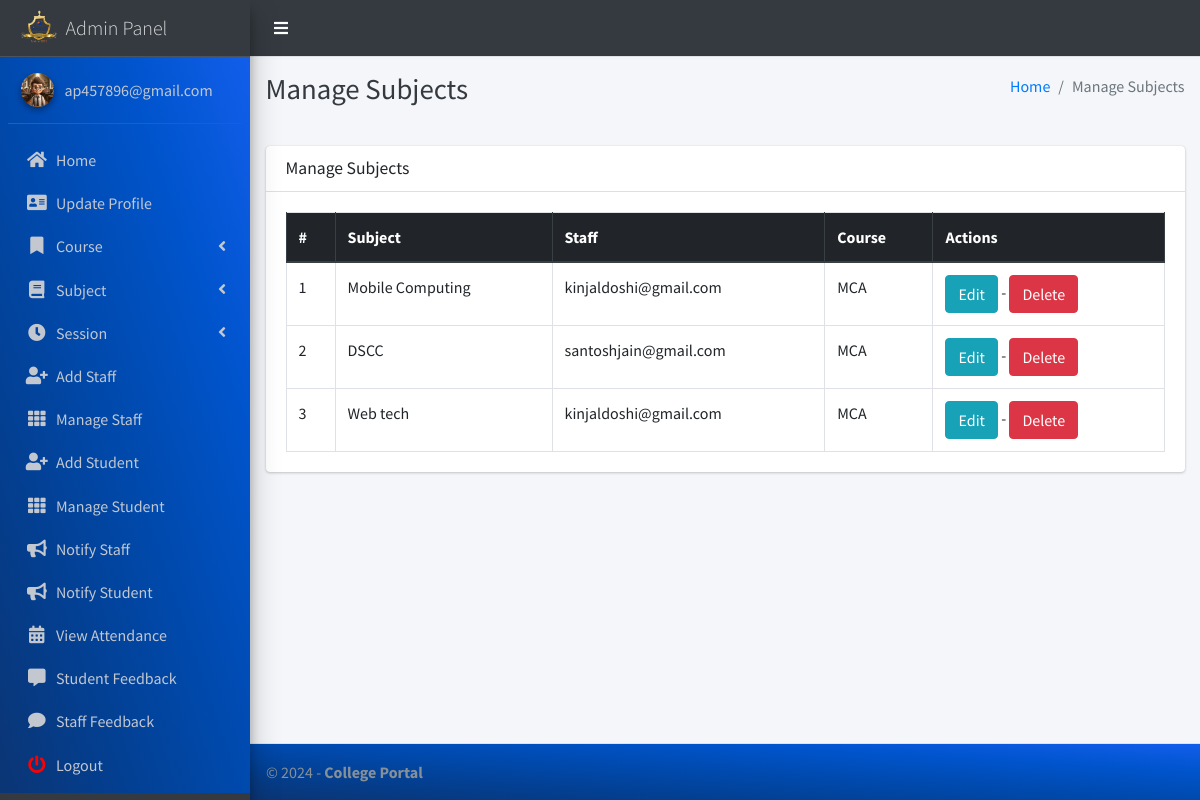
Page /subject/manage/ (signed in) on the committed database.
### main_app/models.py (models this page shows, shortened)
class CustomUser(AbstractUser):
    USER_TYPE = ((1, "HOD"), (2, "Staff"), (3, "Student"))
    GENDER = [("M", "Male"), ("F", "Female")]
    username = None  # Removed username, using email instead
    email = models.EmailField(unique=True)
    user_type = models.CharField(default=1, choices=USER_TYPE, max_length=1)
    gender = models.CharField(max_length=1, choices=GENDER)
    profile_pic = models.ImageField()
    address = models.TextField()
    fcm_token = models.TextField(default="")  # For firebase notifications
    created_at = models.DateTimeField(auto_now_add=True)
    updated_at = models.DateTimeField(auto_now=True)
    USERNAME_FIELD = "email"
    REQUIRED_FIELDS = []
    objects = CustomUserManager()

class Subject(models.Model):
    name = models.CharField(max_length=120)
    staff = models.ForeignKey(Staff, on_delete=models.CASCADE)
    course = models.ForeignKey(Course, on_delete=models.CASCADE)  # This ensures subjects are deleted when the course is deleted
    updated_at = models.DateTimeField(auto_now=True)
    created_at = models.DateTimeField(auto_now_add=True)

class Staff(models.Model):
    course = models.ForeignKey(Course, on_delete=models.DO_NOTHING, null=True, blank=False)
    admin = models.OneToOneField(CustomUser, on_delete=models.CASCADE)

class Course(models.Model):
    name = models.CharField(max_length=120)
    created_at = models.DateTimeField(auto_now_add=True)
    updated_at = models.DateTimeField(auto_now=True)

### main_app/hod_views.py (the view)
# urls.py: path("subject/manage/", hod_views.manage_subject, name='manage_subject'),
def manage_subject(request):
    subjects = Subject.objects.all()
    context = {
        'subjects': subjects,
        'page_title': 'Manage Subjects'
    }
    return render(request, "hod_template/manage_subject.html", context)

### main_app/templates/hod_template/manage_subject.html
{% extends 'main_app/base.html' %}
{% load static %}
{% block page_title %}{{page_title}}{% endblock page_title %}
{% block content %}
<section class="content">
    <div class="container-fluid">
        <div class="row">
            <div class="col-md-12">
                <div class="card">
                    <div class="card-header">
                        <h3 class="card-title">{{page_title}}</h3>
                    </div>
                    <div class="card-body">
                        <table id="example2" class="table table-bordered table-hover">
                            <thead class="thead-dark">
                                <tr>
                                    <th>#</th>
                                    <th>Subject</th>
                                    <th>Staff</th>
                                    <th>Course</th>
                                    <th>Actions</th>
                                </tr>
                            </thead>
                            <tbody>
                                {% for subject in subjects %}
                                <tr>
                                    <td>{{ forloop.counter }}</td>
                                    <td>{{subject.name}}</td>
                                    <td>{{subject.staff.admin}}</td>
                                    <td>{{subject.course.name}}</td>
                                    <td>
                                        <a href="{% url 'edit_subject' subject.id %}" class="btn btn-info">Edit</a> -
                                        <a href="{% url 'delete_subject' subject.id %}" onclick="return confirm('Are you sure you want to delete this subject?')" class="btn btn-danger">Delete</a>
                                    </td>
                                </tr>
                                {% endfor %}
                            </tbody>
                        </table>
                    </div>
                </div>
            </div>
        </div>
    </div>
</section>
{% endblock content %}

### main_app/templates/main_app/sidebar_template.html (shortened to what this page needs)
{% load static %}
<aside class="main-sidebar sidebar-dark-info elevation-4">
    {% if request.user.user_type == '1' %}
    <a href="{% url 'admin_home' %}" class="brand-link">
        <img src="{% static 'dist/img/virusx1.png' %} " alt=" LOGO"
            class="brand-image " >
        <span class="brand-text font-weight-light" >Admin Panel</span>
    </a>
    <div class="sidebar" style="background-image: linear-gradient(to right top, #0b3574, #033f91, #004aae, #0054cc, #125eeb);">
        <div class="user-panel mt-3 pb-3 mb-3 d-flex">
            <div class="image">
                <img src="{{ request.user.profile_pic}}" class="img-circle elevation-2" alt="User Image">
            </div>
            <div class="info">
                <a href="#" class="d-block">{{user}}</a>
            </div>
        </div>
        <nav class="mt-2">
            <ul class="nav nav-pills nav-sidebar flex-column" data-widget="treeview" role="menu" data-accordion="false">
                <li class="nav-item">
                    {% url 'admin_home' as admin_home %}
                    <a href="{{admin_home}}" class="nav-link {% if admin_home == request.path %} active {% endif %}">
                        <i class="nav-icon fas fa-home"></i>
                        <p>
                            Home
                        </p>
                    </a>
                </li>
                <li class="nav-item">
                    {% url 'admin_view_profile' as admin_view_profile %}
                    <a href="{{admin_view_profile}}"
                        class="nav-link {% if admin_view_profile == request.path %} active {% endif %}">
                        <i class="nav-icon fas fa-address-card"></i>
                        <p>
                            Update Profile
                        </p>
                    </a>
                </li>
                <li class="nav-item has-treeview">
                    <a href="#" class="nav-link" >
                        <i class="nav-icon fas fa-bookmark"></i>
                        <p>
                            Course
                            <i class="fas fa-angle-left right"></i>
                        </p>
                    </a>
                </li>
                <li class="nav-item has-treeview">
                    <a href="#" class="nav-link">
                        <i class="nav-icon fas fa-book"></i>
                        <p>
                            Subject
                            <i class="fas fa-angle-left right"></i>
                        </p>
                    </a>
                </li>
                <li class="nav-item has-treeview">
                    <a href="#" class="nav-link">
                        <i  class="nav-icon fas fa-clock"></i>
                        <p>
                            Session
                            <i class="fas fa-angle-left right"></i>
                        </p>
                    </a>
                </li>
                <li class="nav-item">
                    {% url 'add_staff' as add_staff %}
                    <a href="{{add_staff}}" class="nav-link {% if add_staff == request.path %} active {% endif %}">
                        <i class="nav-icon fas fa-user-plus"></i>
                        <p>
                            Add Staff
                        </p>
                    </a>
                </li>
                <li class="nav-item">
                    {% url 'manage_staff' as manage_staff %}
                    {% url 'edit_staff' staff_id as edit_staff %}
                    <a href="{{manage_staff}}"
                        class="nav-link {% if manage_staff == request.path or request.path == edit_staff %} active {% endif %}">
                        <i class="nav-icon fas fa-th"></i>
                        <p>
                            Manage Staff
                        </p>
                    </a>
                </li>
                <li class="nav-item">
                    {% url 'add_student' as add_student%}
                    <a href="{{add_student}}" class="nav-link  {% if add_student == request.path %} active {% endif %}">
                        <i class="nav-icon fas fa-user-plus"></i>
                        <p>
                            Add Student
                        </p>
                    </a>
                </li>
                <li class="nav-item">
                    {% url 'manage_student' as manage_student %}
                    {% url 'edit_student' student_id as edit_student %}
                    <a href="{{manage_student}}"
                        class="nav-link  {% if edit_student == request.path or manage_student == request.path %} active {% endif %}">
                        <i class="nav-icon fas fa-th"></i>
                        <p>
                            Manage Student
                        </p>
                    </a>
                </li>
                <li class="nav-item">
                    {% url 'admin_notify_staff' as admin_notify_staff %}
                    <a href="{{admin_notify_staff}}"
                        class="nav-link {% if admin_notify_staff == request.path %} active {% endif %}">
                        <i class="nav-icon fas fa-bullhorn"></i>
                        <p>
                            Notify Staff
                        </p>
                    </a>
                </li>
                <li class="nav-item">
                    {% url 'admin_notify_student' as admin_notify_student %}
                    <a href="{{admin_notify_student}}"
                        class="nav-link {% if admin_notify_student == request.path %} active {% endif %}">
                        <i class="nav-icon fas fa-bullhorn"></i>
                        <p>
                            Notify Student
                        </p>
                    </a>
                </li>
                <li class="nav-item">
                    {% url 'admin_view_attendance' as admin_view_attendance %}
                <li class="nav-item">
                    <a href="{{admin_view_attendance}}"
                        class="nav-link  {% if admin_view_attendance == request.path %} active {% endif %}">
                        <i class="nav-icon fas fa-calendar-alt"></i>
                        <p>
                            View Attendance
                        </p>
                    </a>
                </li>
                <li class="nav-item">
                    {% url 'student_feedback_message' as student_feedback_message %}
                    <a href="{{ student_feedback_message }}"
                        class="nav-link  {% if student_feedback_message == request.path %} active {% endif %}">
                        <i class="nav-icon fas fa-comment-alt"></i>
                        <p>
                            Student Feedback
                        </p>
                    </a>
                </li>
                <li class="nav-item">
                    {% url 'staff_feedback_message' as staff_feedback_message %}
                    <a href="{{staff_feedback_message}}"
                        class="nav-link   {% if staff_feedback_message == request.path %} active {% endif %}">
                        <i  class="nav-icon fas fa-comment"></i>
                        <p>
                            Staff Feedback
                        </p>
                    </a>
                </li>
                                        {% endif %}
                                        <li class="nav-item">
                                            <a href="{% url 'user_logout' %}"
                                                onclick="return confirm('Your session would be terminated.\n\nProceed?')"
                                                class="nav-link">
                                                <i  style="color: #ff0000"  class="nav-icon fas fa-power-off"></i>
                                                <p>
                                                    Logout
                                                </p>
                                            </a>
                                        </li>
                                    </ul>
                                </nav>
                            </div>
</aside>

### rows in the picture
CustomUser: user.profile_pic (picture), email "ap457896@gmail.com"
Subject: name "Mobile Computing", staff.admin "kinjaldoshi@gmail.com", course.name "MCA"
Subject: name "DSCC", staff.admin "santoshjain@gmail.com", course.name "MCA"
Subject: name "Web tech", staff.admin "kinjaldoshi@gmail.com", course.name "MCA"

### other values in the picture
{{ page_title }} "Manage Subjects"
